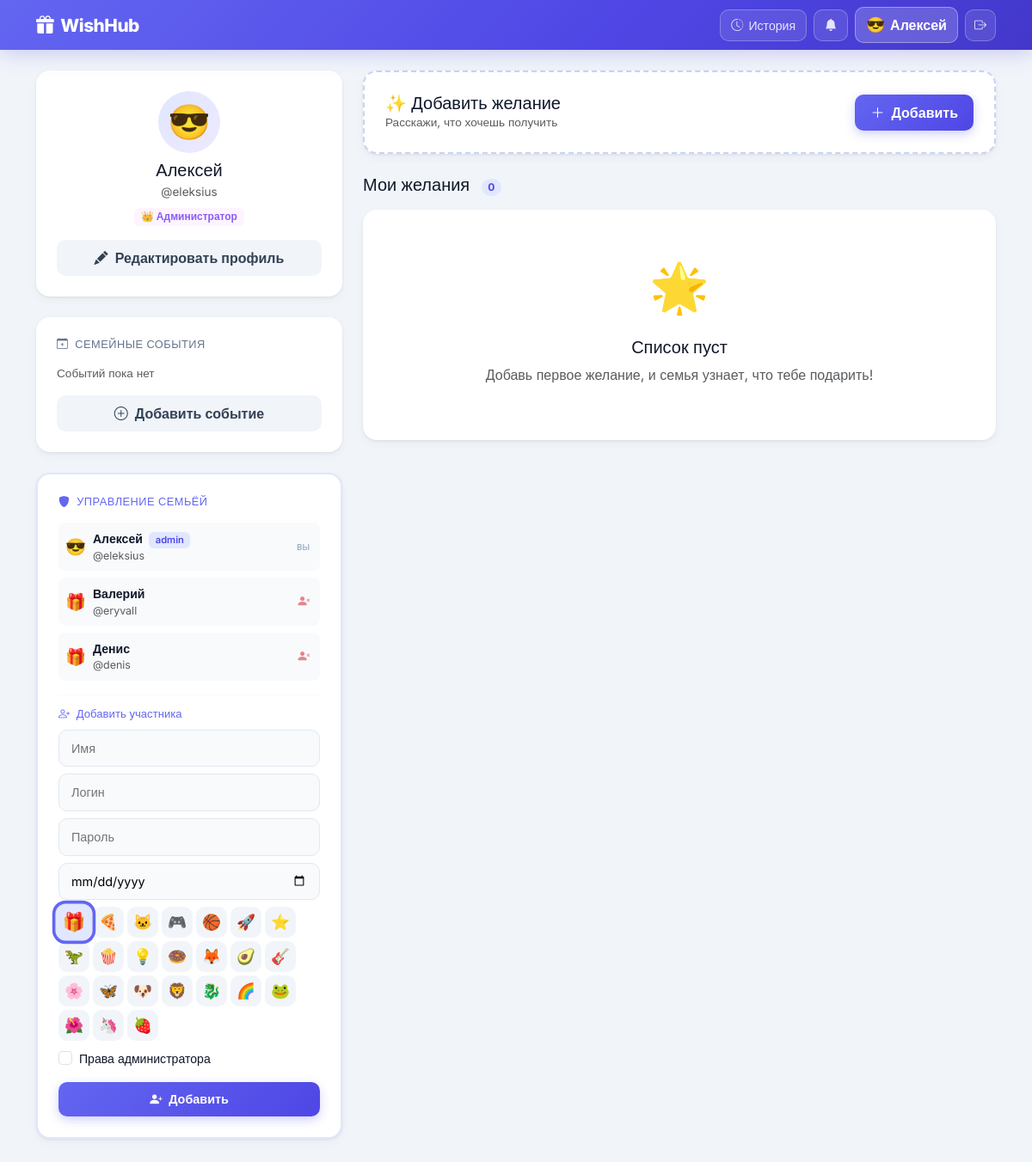
/my_wishlist (signed in), run on an earlier commit of the app's database.
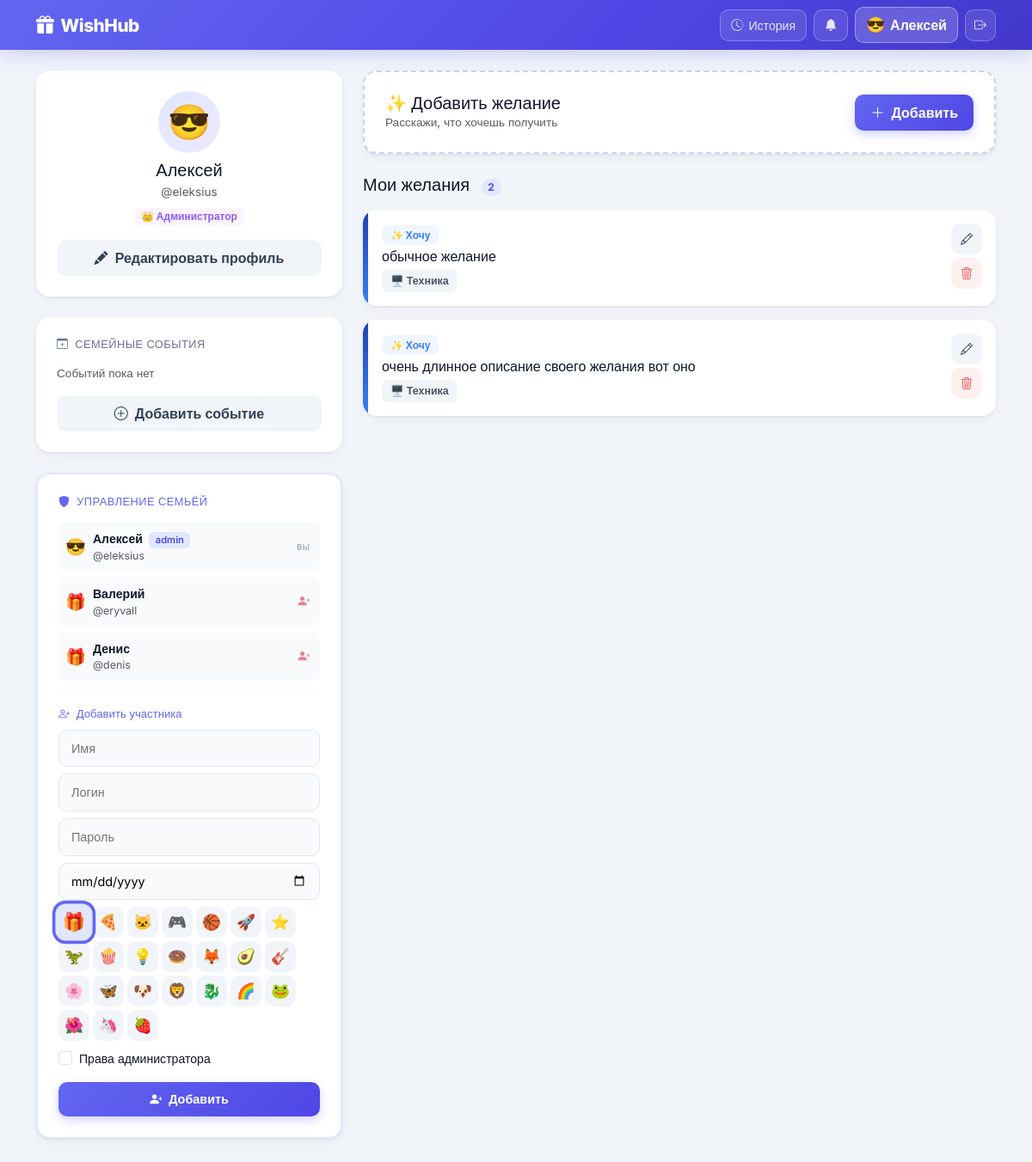
And on a later commit of the database.
### app.py (models this page shows)
class User(UserMixin, db.Model):
    id            = db.Column(db.Integer, primary_key=True)
    username      = db.Column(db.String(50), unique=True, nullable=False)
    password_hash = db.Column(db.String(255), nullable=False)
    name          = db.Column(db.String(50), nullable=False)
    is_admin      = db.Column(db.Boolean, default=False)
    birthday      = db.Column(db.Date, nullable=True)
    emoji         = db.Column(db.String(10), default='🎁')
    wishes        = db.relationship('WishItem', backref='owner', lazy=True, foreign_keys='WishItem.user_id')

class WishItem(db.Model):
    id           = db.Column(db.Integer, primary_key=True)
    title        = db.Column(db.String(100), nullable=False)
    description  = db.Column(db.Text, nullable=True)
    link         = db.Column(db.String(500), nullable=True)
    image_url    = db.Column(db.String(500), nullable=True)
    price        = db.Column(db.Float, nullable=True)
    category     = db.Column(db.String(20), default='other')
    priority     = db.Column(db.String(20), default='medium')
    user_id      = db.Column(db.Integer, db.ForeignKey('user.id'), nullable=False)
    booked_by_id = db.Column(db.Integer, db.ForeignKey('user.id'), nullable=True)
    is_purchased = db.Column(db.Boolean, default=False)
    purchased_at = db.Column(db.DateTime, nullable=True)
    created_at   = db.Column(db.DateTime, default=datetime.utcnow)
    booked_by    = db.relationship('User', foreign_keys=[booked_by_id])

### app.py (the view, shortened to what this page needs)
@app.route('/my_wishlist', methods=['GET', 'POST'])
@login_required
def my_wishlist():
    wishes = WishItem.query.filter_by(user_id=current_user.id, is_purchased=False).order_by(WishItem.created_at.desc()).all()
    family_events = FamilyEvent.query.all()
    return render_template('my_wishlist.html', wishes=wishes, emojis=EMOJIS,
                           categories=CATEGORIES, category_map=CATEGORY_MAP,
                           family_events=family_events, event_icons=EVENT_ICONS)

### app.py (called while the page is built)
@login_manager.user_loader
def load_user(user_id):
    return db.session.get(User, int(user_id))

### templates/my_wishlist.html (shortened to what the changed rows need)
{% extends "base.html" %}
{% block content %}
<div class="row g-4">
<div class="col-lg-4">
  <div class="card-w p-4 mb-4">
    <div class="text-center mb-3">
      <div class="d-inline-flex align-items-center justify-content-center rounded-circle mb-2"
           style="width:72px;height:72px;font-size:2.5rem;background:linear-gradient(135deg,#e0e7ff,#ede9fe)">
        {{ current_user.emoji }}
      </div>
      <h5 class="fw-800 mb-0">{{ current_user.name }}</h5>
      <span class="text-muted" style="font-size:.85rem">@{{ current_user.username }}</span>
      {% if current_user.is_admin %}
      <div class="mt-1"><span class="badge" style="background:#fdf4ff;color:#8b5cf6">👑 Администратор</span></div>
      {% endif %}
    </div>
  </div>
  {% if current_user.is_admin %}
  <div class="card-w p-4" style="border:2px solid #e0e7ff">
    {% set all_users = [] %}
    {% for u in ([current_user] + current_user.__class__.query.filter(current_user.__class__.id != current_user.id).all()) %}
    <div class="d-flex align-items-center gap-2 mb-2 p-2 rounded-3" style="background:#f8fafc">
      <span style="font-size:1.2rem">{{ u.emoji }}</span>
      <div class="flex-grow-1" style="min-width:0">
        <div style="font-size:.88rem;font-weight:600;white-space:nowrap;overflow:hidden;text-overflow:ellipsis">
          {{ u.name }}
          {% if u.is_admin %}<span class="badge ms-1" style="background:#e0e7ff;color:#4f46e5;font-size:.7rem;font-weight:600">admin</span>{% endif %}
        </div>
        <div class="text-muted" style="font-size:.78rem">@{{ u.username }}</div>
      </div>
      {% if u.id != current_user.id %}
      <button type="button"
              class="btn p-1 border-0 bg-transparent text-danger"
              style="font-size:.85rem;opacity:.6;line-height:1"
              title="Удалить пользователя"
              onclick="confirmDeleteUser({{ u.id }}, '{{ u.name|e }}')">
        <i class="bi bi-person-x-fill"></i>
      </button>
      {% else %}
      <span style="font-size:.75rem;color:#94a3b8;padding-right:4px">вы</span>
      {% endif %}
    </div>
    {% endfor %}
    <form method="POST" action="{{ url_for('create_user') }}">
      <div class="mb-2">
        <div class="d-flex flex-wrap gap-1">
          {% for em in emojis %}
          <label class="emoji-label" for="ne_{{ loop.index }}" style="width:36px;height:36px;font-size:1.1rem">{{ em }}</label>
          {% endfor %}
        </div>
      </div>
    </form>
  </div>
  {% endif %}
</div>
<div class="col-lg-8">
  <h5 class="fw-800 mb-3">Мои желания
    <span class="badge rounded-pill ms-2 fw-600" style="background:#e0e7ff;color:#4f46e5;font-size:.75rem">{{ wishes|length }}</span>
  </h5>
  {% if wishes %}
  {% for wish in wishes %}
  <div class="card-w mb-3 overflow-hidden wish-item" style="animation: fadeSlideIn .35s ease both; animation-delay: {{ loop.index0 * 0.05 }}s">
    <div class="d-flex">
      {% if wish.image_url %}
      <div style="width:90px;flex-shrink:0;background-image:url('{{ wish.image_url }}');background-size:cover;background-position:center;border-radius:16px 0 0 16px"></div>
      {% else %}
      <div style="width:6px;flex-shrink:0;background:{{ category_map[wish.category].gradient }};border-radius:16px 0 0 16px"></div>
      {% endif %}
      <div class="p-3 flex-grow-1" style="min-width:0">
        <div class="d-flex align-items-start gap-2">
          <div style="min-width:0;flex:1">
            <div class="mb-1">
              {% if wish.priority == 'high' %}<span class="badge-priority prio-high">🔥 Очень хочу</span>
              {% elif wish.priority == 'low' %}<span class="badge-priority prio-low">💭 Не срочно</span>
              {% else %}<span class="badge-priority prio-medium">✨ Хочу</span>{% endif %}
            </div>
            <h6 class="fw-700 mb-1" style="word-break:break-word;overflow-wrap:anywhere;line-height:1.35">{{ wish.title }}</h6>
            <div class="d-flex align-items-center gap-2 flex-wrap">
              <span class="cat-chip">{{ category_map[wish.category].emoji }} {{ category_map[wish.category].label }}</span>
            </div>
          </div>
          <div class="d-flex flex-column gap-1" style="flex-shrink:0">
            <button class="btn btn-w btn-w-light btn-sm btn-edit-wish"
                    data-id="{{ wish.id }}"
                    data-title="{{ wish.title|e }}"
                    data-description="{{ wish.description|e if wish.description else '' }}"
                    data-link="{{ wish.link if wish.link else '' }}"
                    data-price="{{ wish.price|int if wish.price else '' }}"
                    data-image-url="{{ wish.image_url if wish.image_url else '' }}"
                    data-category="{{ wish.category }}"
                    data-priority="{{ wish.priority }}"
                    data-action="{{ url_for('edit_wish', item_id=wish.id) }}"
                    title="Редактировать"
                    style="width:36px;height:36px;padding:0;display:flex;align-items:center;justify-content:center">
              <i class="bi bi-pencil"></i>
            </button>
            <button class="btn btn-w btn-w-danger btn-sm btn-delete-wish"
                    data-id="{{ wish.id }}"
                    data-title="{{ wish.title }}"
                    data-action="{{ url_for('delete_wish', item_id=wish.id) }}"
                    title="Удалить"
                    style="width:36px;height:36px;padding:0;display:flex;align-items:center;justify-content:center">
              <i class="bi bi-trash3"></i>
            </button>
          </div>
        </div>
      </div>
    </div>
  </div>
  {% endfor %}
  {% else %}
  <div class="text-center py-5 card-w">
    <div style="font-size:3.5rem">🌟</div>
    <h5 class="fw-700 mt-3">Список пуст</h5>
    <p class="text-muted">Добавь первое желание, и семья узнает, что тебе подарить!</p>
  </div>
  {% endif %}
</div>
</div>
{% endblock %}

### templates/base.html (shortened to what this page needs)
<!DOCTYPE html>
<html lang="ru">
<head>
<link href="https://cdn.jsdelivr.net/npm/bootstrap@5.3.0/dist/css/bootstrap.min.css" rel="stylesheet">
<link href="https://cdn.jsdelivr.net/npm/bootstrap-icons@1.11.3/font/bootstrap-icons.min.css" rel="stylesheet">
</head>
<body>
<nav class="navbar navbar-expand-lg navbar-custom py-2 mb-4">
  <div class="container">
    <a class="navbar-brand text-white d-flex align-items-center gap-2" href="{{ url_for('index') }}">
      <i class="bi bi-gift-fill"></i> WishHub
    </a>
    {% if current_user.is_authenticated %}
    <div class="d-flex align-items-center gap-2 ms-auto flex-wrap">
      <a href="{{ url_for('history') }}" class="nav-history-btn">
        <i class="bi bi-clock-history"></i><span class="d-none d-sm-inline">История</span>
      </a>
      <div class="position-relative" id="bellWrapper" style="display:none">
        <button id="bellBtn" type="button"
                class="nav-history-btn position-relative"
                title="Уведомления">
          <i class="bi bi-bell-fill"></i>
        </button>
      </div>
      <a href="{{ url_for('my_wishlist') }}" class="nav-user-btn">
        <span style="font-size:1.1rem">{{ current_user.emoji }}</span>
        <span>{{ current_user.name }}</span>
      </a>
      <form method="POST" action="{{ url_for('logout') }}" class="m-0">
        <button type="submit" class="nav-link-logout border-0 bg-transparent" style="background: rgba(255,255,255,.1) !important; border: 1px solid rgba(255,255,255,.25) !important; cursor: pointer;">
          <i class="bi bi-box-arrow-right"></i>
        </button>
      </form>
    </div>
    {% endif %}
  </div>
</nav>
<div class="container pb-5">
  {% block content %}{% endblock %}
</div>
</body>
</html>

What changed in the data, as far as the page shows it:
added WishItem: priority "✨ Хочу", title "обычное желание", category "🖥️", category "Техника"
added WishItem: priority "✨ Хочу", title "очень длинное описание своего желания вот оно", category "🖥️", category "Техника"
Also different on the page:
{{ wishes|length }}: "0" → "2"
text no longer shown: "🌟 Список пуст Добавь первое желание, и семья узнает, что тебе подарить!"
